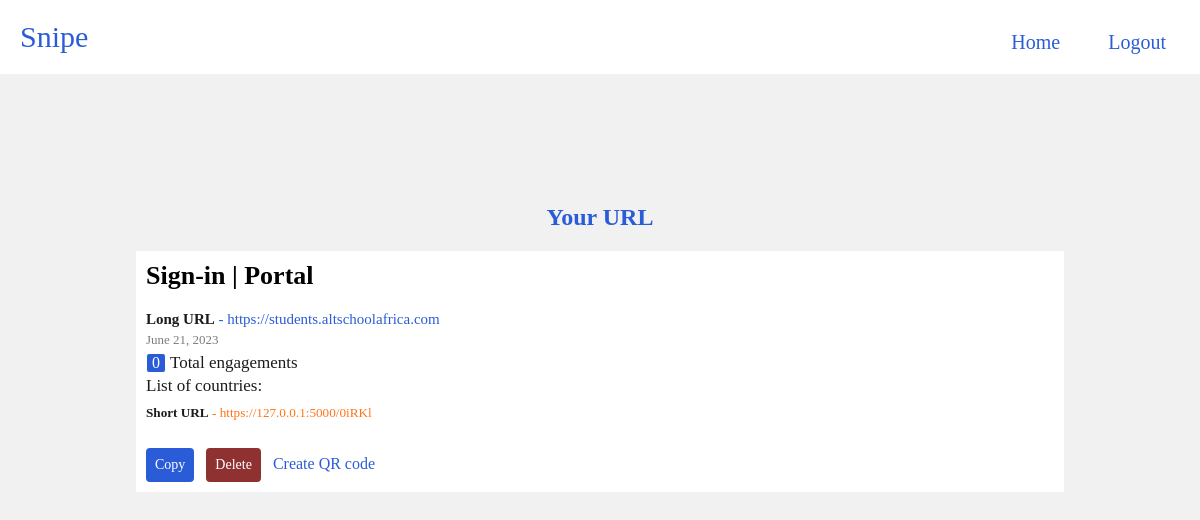
/view/1/ (signed in), run on an earlier commit of the app's database.
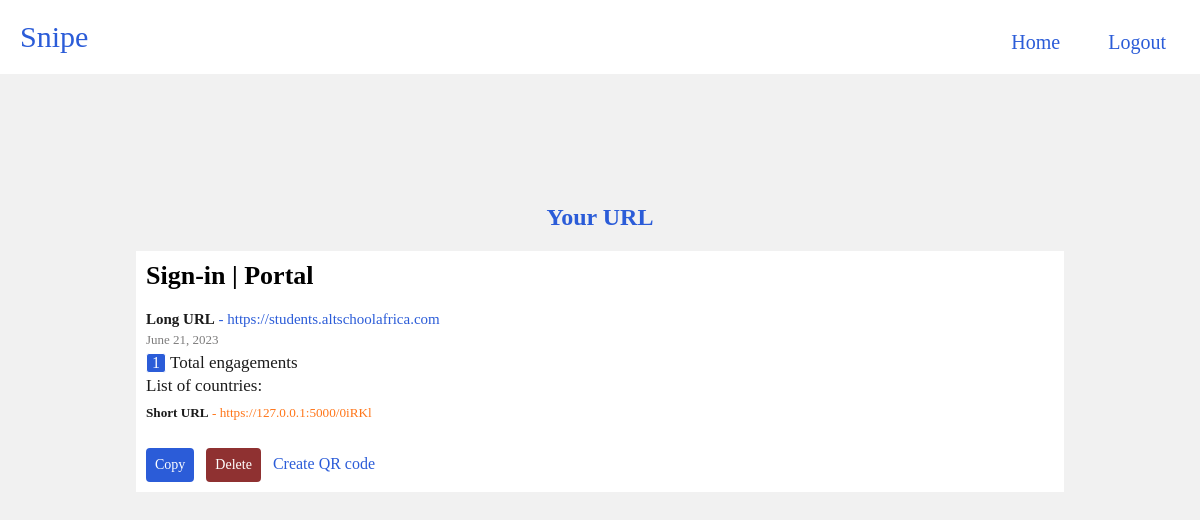
And on a later commit of the database.
### models.py (models this page shows, shortened)
class Url(db.Model):
    __tablename__  = 'urls'
    id = db.Column(db.Integer(), primary_key=True)
    url = db.Column(db.String(512))
    short_url = db.Column(db.String(5), unique=True)
    custom_url = db.Column(db.String(50), unique=False)
    qr_code_url = db.Column(db.String(300), nullable=True, unique=False)
    url_title = db.Column(db.String(900), nullable=True, unique=False)
    clicks = db.Column(db.Integer(), default=0)
    date_created = db.Column(db.DateTime(), default=datetime.now)
    user_id = db.Column(db.String(), db.ForeignKey('users.id'))
    @classmethod
    def get_by_id(cls, id):
        url = db.session.get(Url, id)
        return url

### views.py (the view)
@snipe.route('/view/<int:id>/', methods=["GET", "POST"])
@login_required
def get_url_by_id(id):
    url = Url.get_by_id(id)
    return render_template('view_url.html', url=url)

### auth.py (called while the page is built)
@login_manager.user_loader
def user_loader(id):
    return User.query.get(int(id))

### templates/view_url.html (shortened to what this page needs)
{% extends 'base.html' %}
{% block body %}
      <nav class="navbar">
        <div class="logo">Snipe</div>
          <ul class="nav-links">
          <div class="menu">
              {% if current_user.is_authenticated %}
              <li><a href="{{ url_for('snipe.index') }}">Home</a></li>
              <li><a href="{{ url_for('auth.logout') }}">Logout</a></li>
              {%  else %}
              <li><a href="{{ url_for('auth.signup') }}">Sign up</a></li>
              <li><a href="{{ url_for('auth.login') }}">Login</a></li>
              {% endif %}
          </div>
          </ul>
      </nav>
    <section class="hero" style="padding: 0px 20px;">
        <center>
          <h1 class="description2">Your URL</h1>
        </center>
        {% if current_user.is_authenticated %}
        {% if url %}
          {% if url.user_id == current_user.email %}
          <div class="card" style="border-bottom: 0px;">
            <a href="{{ url.url }}" style="color: black; text-decoration: none;" >
                <h1 class="card-text" style="color: black; text-decoration: none; font-size: 26px;">{{ url.url_title }}</h1>
            </a>
            <h5 style="color: #2b5cd8; font-size: 15px; font-weight: lighter; margin-bottom: 4px; width: 50%; word-wrap:break-word;"><strong style="color: #1b1b1b;">Long URL</strong> - {{url.url}}</h5>
            <h5 class="date_created">{{ url.date_created.strftime('%B %d, %Y') }}</h5>
            <h5 class="card-title"  style="font-weight: lighter;">
              <div class="engagements">
                <p class="engagement-clicks" id="engagement-{{ url.id }}" style="font-weight: lighter;">{{ url.clicks }}</p>
              </div> Total engagements
            </h5>
            <h5 class="card-title" style="font-weight: lighter; margin-top: 3px;">
              List of countries:
            </h5>
            {% if url.custom_url %}
                <a href="{{ url.url }}" class="url-link" id="url_click{{ url.id }}" style="color: #ff7518; font-size: 55%; margin-top: 5px; font-weight: lighter;">
                    <p class="short-url-history" style="font-weight: lighter;"><strong style="color: #1b1b1b;">Custom URL</strong> - {{ url.custom_url }}</a></p>
            {% else %}
                <a href="{{ url.url }}" class="url-link" id="url_click{{ url.id }}" style="color: #ff7518; font-size: 55%; margin-top: 5px; font-weight: lighter;">
                    <p class="short-url-history" style="font-weight: lighter;"><strong style="color: #1b1b1b;">Short URL</strong> - {{ url.short_url }}</a></p>
            {% endif %}
            <button id="copy-btn" class="copy-btn2" data-clipboard-target="#new_url">Copy</button>
                <a href="/delete/{{ url.id }}"><button id="delete-btn" class="delete-btn2">Delete</button></a>
                <a href="{{ url_for('snipe.generate_qr_code_url', id=url.id) }}" class="qrcode_create"><p class="qrcode_click">Create QR code</p></a>
          {% endif %}
        {% endif %}
        {% endif %}
    </section>
{% endblock %}

What changed in the data, as far as the page shows it:
changed Url "Sign-in | Portal": clicks "0" → "1"
